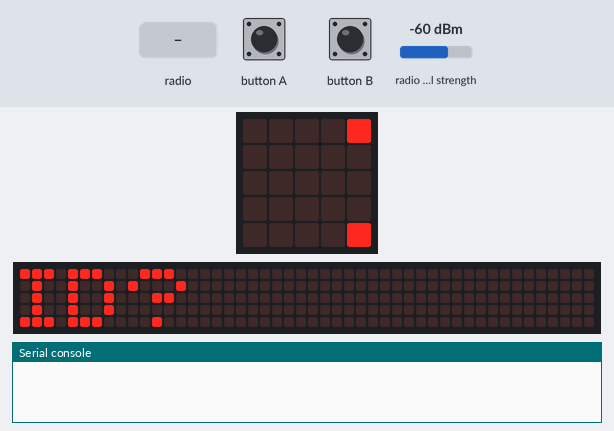
A program run on a simulated BBC micro:bit running MicroPython. Parts: the board's 5×5 LED display, a strip that is not on the board, showing the scrolling text unrolled, the last lines printed to the serial console. The inputs (shaded band) are chosen by the test bench; at power-on: radio signal strength -60 dBm. Random numbers come from a fixed seed; no radio messages arrive unless stated (any console line starting 'radio sent:' is added by the test bench); the 48×5 strip is a reading aid, not a part: it shows the text the display is scrolling, unrolled, one strip-width of it at a time.

Above: at 0.01 s.
At 8.9 s:
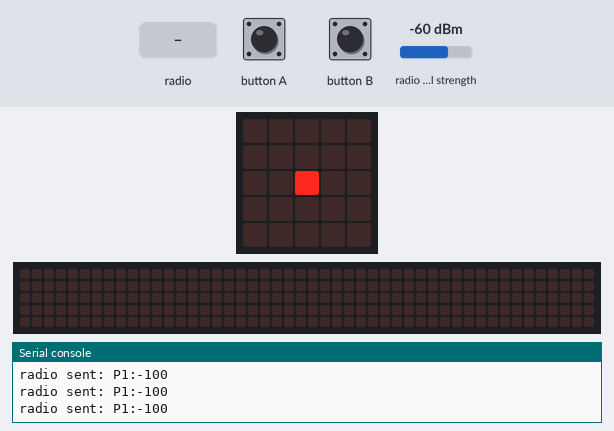
9.0 s: radio message "BALL" arrives
At 9.3 s:
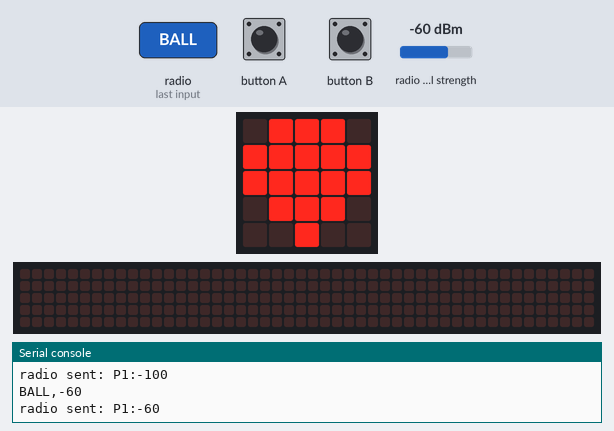
10.5 s: radio message "HOLDER:{}" arrives
12.0 s: radio message "P{}:{}" arrives
Timing chart, 0 to 15.0 s (numbered marks = the images above; inputs shaded):
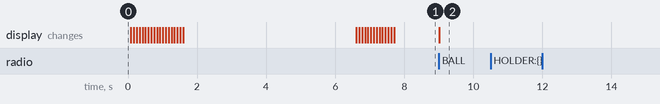

Measured:
- after the input at 9.0 s, the display: changes at once (image 2)

The program:

mb_player.py
```python
# mb_player.py — Flash onto Micro:bit 2 (Player 1) and Micro:bit 3 (Player 2)
#
# PLAYER ID ASSIGNMENT AT BOOT:
#   Press Button A once per player number within the first 5 seconds.
#   Example: 1 press = Player 1, 2 presses = Player 2.
#   Button B at any time confirms and starts immediately.
#   LED counts down and shows your assigned number.
#
# GAMEPLAY:
#   LED fill shows how close the ball is — continuously:
#     1 dot  (top-left only) = ball is very far away
#     25 dots (all LEDs on)  = ball is right here — possession range
#   Press Button A when all LEDs are on to claim the ball.
#   The ball micro:bit will display your number.
#   Ball is automatically released when it moves away.
#
# SERIAL RELAY (Player 2 only — Micro:bit 3 plugged into computer via USB):
#   Every received radio packet is printed to serial automatically.
#   The computer app reads this stream to track proximity and possession.
#   No extra configuration needed — being plugged in via USB is enough.

from microbit import *
import radio
import random

# ── constants ────────────────────────────────────────────────────────────────
RADIO_GROUP     = 42
RADIO_POWER     = 7

# ── CALIBRATION — update these two values after open-space recalibration ──────
#
#   RSSI_HOT  = signal strength at the CLOSEST range (25 LEDs — possession zone)
#               Measure: hold ball touching/0–0.5m from player, read RSSI average
#               Current: -50 dBm ≈ touching to 0.5m (indoor calibration Aug 2026)
#
#   RSSI_FLOOR = signal strength at MAXIMUM useful range (1 LED)
#                Measure: hold ball at your max game distance, read RSSI average
#                Current: -68 dBm ≈ 6m (indoor calibration Aug 2026)
#                Note: indoor wall reflections cause non-linear readings beyond 1m.
#                      Recalibrate outdoors or in large open space for best results.
#
#   LED count formula (linear):
#       ratio = (rssi - RSSI_FLOOR) / (RSSI_HOT - RSSI_FLOOR)   # 0.0 to 1.0
#       count = 1 + int(ratio * 24)                               # 1 to 25 LEDs
#
#   RSSI_WARM = release threshold — player loses possession when ball moves beyond this
#               Set roughly halfway between RSSI_HOT and RSSI_FLOOR
#               Current: -65 dBm ≈ 1–2m
#
RSSI_HOT        = -50       # dBm — 25 LEDs (0–0.5m) ← CALIBRATE THIS
RSSI_WARM       = -65       # dBm — possession release point   ← CALIBRATE THIS
RSSI_FLOOR      = -80       # dBm — 1 LED  (~5-6m max range)   ← CALIBRATE THIS
# ─────────────────────────────────────────────────────────────────────────────

SMOOTH_WINDOW   = 5         # number of readings to average (higher = smoother but slower)
BROADCAST_MS    = 250       # base player broadcast interval (ms)
JITTER_MS       = 50        # random jitter added to reduce packet collisions
ID_WINDOW_MS    = 5000      # milliseconds to accept button presses for ID

# ── player ID assignment ──────────────────────────────────────────────────────
display.scroll("ID?", delay=80)
player_id = 0
deadline = running_time() + ID_WINDOW_MS

while running_time() < deadline:
    if button_a.was_pressed():
        player_id += 1
        if player_id > 5:
            player_id = 1
        display.show(str(player_id))
    if button_b.was_pressed():
        break
    sleep(50)

if player_id == 0:
    player_id = 1

display.scroll("P" + str(player_id), delay=80)

# ── radio setup ───────────────────────────────────────────────────────────────
radio.on()
radio.config(group=RADIO_GROUP, power=RADIO_POWER)

# ── helpers ───────────────────────────────────────────────────────────────────
def smooth(history, new_val):
    history.append(new_val)
    if len(history) > SMOOTH_WINDOW:
        history.pop(0)
    return sum(history) // len(history)

# Pixel positions ordered by distance from centre (2,2), expanding outward.
# Groups: centre → cross → inner diagonals → cross far → outer ring → corners.
PIXEL_ORDER = [
    (2, 2),
    (2, 1), (2, 3), (1, 2), (3, 2),   # up/down before left/right
    (1, 1), (3, 1), (1, 3), (3, 3),   # inner diagonals
    (2, 0), (2, 4), (0, 2), (4, 2),   # top/bottom middle before left/right extreme
    (1, 0), (3, 0), (0, 1), (4, 1),
    (0, 3), (4, 3), (1, 4), (3, 4),
    (0, 0), (4, 0), (0, 4), (4, 4),
]

def proximity_image(rssi):
    """
    Map RSSI to a 5x5 LED image that fills outward from the centre.

    RSSI_FLOOR → 1 LED  (centre dot only — ball at max range or beyond)
    RSSI_HOT   → 25 LEDs (all on — ball very close, possession range)

    LEDs increase linearly between RSSI_FLOOR and RSSI_HOT.
    Values outside that range are clamped (no wrapping).

    To adjust the distance-to-LED mapping:
      - Change RSSI_HOT   to the RSSI you read at your desired closest range
      - Change RSSI_FLOOR to the RSSI you read at your desired furthest range
      - RSSI_WARM controls when held possession is released (set between the two)
    """
    # ── LED count calculation — do not modify this formula ───────────────────
    ratio = (rssi - RSSI_FLOOR) / (RSSI_HOT - RSSI_FLOOR)  # 0.0=far, 1.0=close
    ratio = max(0.0, min(1.0, ratio))
    count = 1 + int(ratio * 24)          # 1 to 25

    # Build a blank 5x5 grid then light the first `count` pixels
    grid = [[0] * 5 for _ in range(5)]
    for i in range(count):
        col, row = PIXEL_ORDER[i]
        grid[row][col] = 9

    rows = ["".join(str(grid[r][c]) for c in range(5)) for r in range(5)]
    return Image(":".join(rows))

# ── state ─────────────────────────────────────────────────────────────────────
rssi_history    = []
ball_rssi       = -100      # smoothed RSSI from ball, updated on each BALL packet
holding         = False
last_broadcast  = 0

display.show(proximity_image(ball_rssi))   # start with 1 dot (no signal yet)

# ── main loop ─────────────────────────────────────────────────────────────────
while True:
    now = running_time()

    # ── receive any incoming packet ───────────────────────────────────────────
    packet = radio.receive_full()
    if packet:
        raw, rssi_val, _ = packet

        # MicroPython v2 returns bytes with a 3-byte radio header — strip & decode
        if isinstance(raw, bytes):
            text = "".join(chr(b) for b in raw[3:] if 32 <= b < 127).strip()
        else:
            text = str(raw).strip()

        # Relay every packet to serial (active only when USB-connected as Player 2)
        # Format: "<message>,<rssi_at_this_device>"
        print("{},{}".format(text, rssi_val))

        if text == "BALL":
            ball_rssi = smooth(rssi_history, rssi_val)
            if not holding:
                display.show(proximity_image(ball_rssi))

    # ── holding state: check if ball moved away ───────────────────────────────
    if holding:
        if ball_rssi < RSSI_WARM:
            holding = False
            display.show(proximity_image(ball_rssi))
        else:
            display.show(proximity_image(ball_rssi))   # stays full while holding

    # ── claim possession: must be close and press Button A ────────────────────
    if not holding and ball_rssi > RSSI_HOT and button_a.was_pressed():
        holding = True
        radio.send("HOLDER:{}".format(player_id))
        display.show(proximity_image(ball_rssi))

    # ── broadcast own player data ─────────────────────────────────────────────
    # Format: "P<id>:<ball_rssi>" — computer extracts player's distance to ball
    if now - last_broadcast >= BROADCAST_MS + random.randint(0, JITTER_MS):
        radio.send("P{}:{}".format(player_id, ball_rssi))
        last_broadcast = now

    sleep(10)
```
